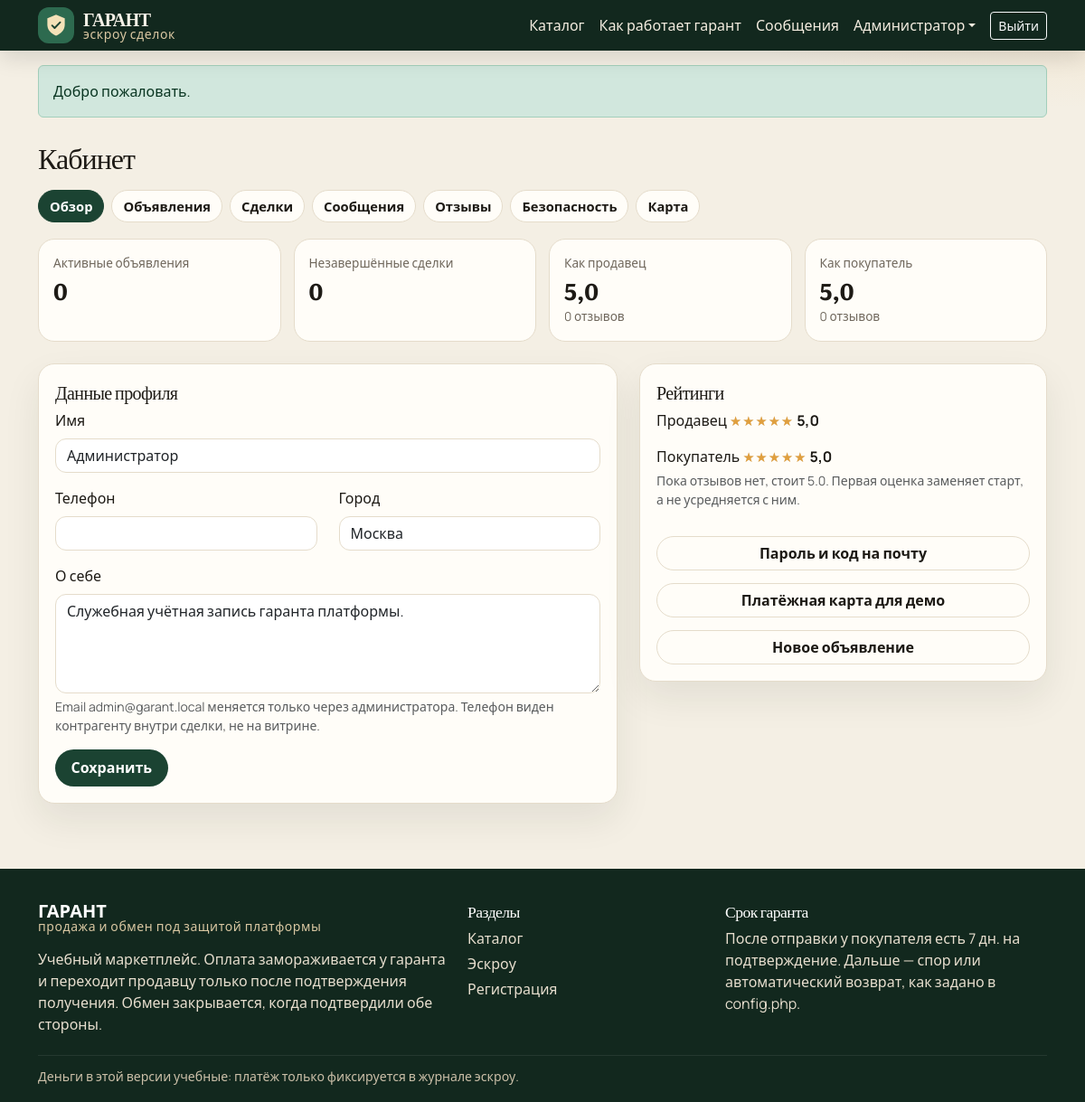
The page /cabinet/index.php (signed in) on the database its author committed.
### tables this page shows
CREATE TABLE users (
  id INT UNSIGNED AUTO_INCREMENT PRIMARY KEY,
  email VARCHAR(190) NOT NULL,
  password_hash VARCHAR(255) NOT NULL,
  name VARCHAR(120) NOT NULL,
  phone VARCHAR(30) DEFAULT NULL,
  city VARCHAR(120) DEFAULT NULL,
  about TEXT,
  role ENUM('user', 'admin') NOT NULL DEFAULT 'user',
  seller_rating DECIMAL(3,2) NOT NULL DEFAULT 5.00,
  buyer_rating DECIMAL(3,2) NOT NULL DEFAULT 5.00,
  seller_reviews_count INT UNSIGNED NOT NULL DEFAULT 0,
  buyer_reviews_count INT UNSIGNED NOT NULL DEFAULT 0,
  twofa_enabled TINYINT(1) NOT NULL DEFAULT 0,
  twofa_code_hash VARCHAR(255) DEFAULT NULL,
  twofa_expires_at DATETIME DEFAULT NULL,
  card_last4 CHAR(4) DEFAULT NULL,
  card_brand VARCHAR(20) DEFAULT NULL,
  card_holder VARCHAR(120) DEFAULT NULL,
  card_exp CHAR(5) DEFAULT NULL,
  is_blocked TINYINT(1) NOT NULL DEFAULT 0,
  created_at DATETIME NOT NULL DEFAULT CURRENT_TIMESTAMP,
  UNIQUE KEY uq_users_email (email)
);

### includes/auth.php (called while the page is built, shortened)
<?php
function current_user(bool $refresh = false): ?array
{
    static $loaded = false;
    static $user = null;
    if ($refresh) {
        $loaded = false;
        $user = null;
    }
    if ($loaded) {
        return $user;
    }
    $loaded = true;
    $id = (int) ($_SESSION['user_id'] ?? 0);
    $user = query_one('SELECT * FROM users WHERE id = ?', [$id]);
    return $user;
}
function require_login(): array
{
    $user = current_user();
    if ($user) {
        return $user;
    }
}
function unread_count(): int
{
    $user = current_user();
    $row = query_one(
        'SELECT COUNT(*) AS c
         FROM messages m
         JOIN deals d ON d.id = m.deal_id
         WHERE m.is_read = 0
           AND m.sender_id IS NOT NULL
           AND m.sender_id <> ?
           AND (d.buyer_id = ? OR d.seller_id = ?)',
        [(int) $user['id'], (int) $user['id'], (int) $user['id']]
    );
    return $count = (int) ($row['c'] ?? 0);
}

### includes/db.php (called while the page is built, shortened)
<?php
function db(): PDO
{
    static $pdo = null;
    if ($pdo instanceof PDO) {
        return $pdo;
    }
    $dsn = 'mysql:host=' . DB_HOST . ';port=' . DB_PORT . ';dbname=' . DB_NAME . ';charset=' . DB_CHARSET;
    try {
        $pdo = new PDO($dsn, DB_USER, DB_PASS, [
            PDO::ATTR_ERRMODE => PDO::ERRMODE_EXCEPTION,
            PDO::ATTR_DEFAULT_FETCH_MODE => PDO::FETCH_ASSOC,
            PDO::ATTR_EMULATE_PREPARES => false,
        ]);
    } catch (PDOException $e) {
        app_log('DB: ' . $e->getMessage());
        http_response_code(500);
        echo '<!doctype html><meta charset="utf-8"><title>ГАРАНТ — нет базы</title>';
        echo '<div style="font-family:Segoe UI,sans-serif;max-width:640px;margin:48px auto;line-height:1.5">';
        echo '<h1>Нет подключения к MySQL</h1>';
        echo '<p>Импортируйте <code>sql/schema.sql</code> и проверьте хост, имя базы, логин и пароль в <code>config.php</code>.</p>';
        if (APP_DEBUG) {
            echo '<pre>' . e($e->getMessage()) . '</pre>';
        }
        echo '</div>';
        exit;
    }
    return $pdo;
}
function query_one(string $sql, array $params = []): ?array
{
    $stmt = db()->prepare($sql);
    $stmt->execute($params);
    $row = $stmt->fetch();
    return $row === false ? null : $row;
}

### cabinet/index.php (the view, shortened to what this page needs)
<?php
$user = require_login();
$stats = [
    'listings' => (int) (query_one('SELECT COUNT(*) AS c FROM products WHERE user_id = ? AND status = ?', [(int) $user['id'], 'active'])['c'] ?? 0),
    'deals' => (int) (query_one(
        "SELECT COUNT(*) AS c FROM deals WHERE (buyer_id = ? OR seller_id = ?) AND status IN ('paid','shipped','confirmed','dispute')",
        [(int) $user['id'], (int) $user['id']]
    )['c'] ?? 0),
];
$user = current_user(true) ?? $user;
require __DIR__ . '/../templates/header.php';
?>
<div class="container py-4">
    <h1 class="h2">Кабинет</h1>
    <?php require __DIR__ . '/../templates/cabinet-nav.php'; ?>
    <div class="stat-grid mb-4">
        <div class="stat"><span>Активные объявления</span><strong><?= $stats['listings'] ?></strong></div>
        <div class="stat"><span>Незавершённые сделки</span><strong><?= $stats['deals'] ?></strong></div>
        <div class="stat"><span>Как продавец</span><strong><?= e(number_format((float) $user['seller_rating'], 1, ',', '')) ?></strong><span><?= (int) $user['seller_reviews_count'] ?> отзывов</span></div>
        <div class="stat"><span>Как покупатель</span><strong><?= e(number_format((float) $user['buyer_rating'], 1, ',', '')) ?></strong><span><?= (int) $user['buyer_reviews_count'] ?> отзывов</span></div>
    </div>
    <div class="row g-4">
        <div class="col-lg-7">
            <div class="panel">
                <h2 class="h5">Данные профиля</h2>
                <form method="post">
                    <label class="form-label" for="name">Имя</label>
                    <input class="form-control<?= error_class('name') ?>" id="name" name="name" value="<?= e((string) old('name', $user['name'])) ?>">
                    <div class="row mt-3">
                        <div class="col-md-6">
                            <label class="form-label" for="phone">Телефон</label>
                            <input class="form-control<?= error_class('phone') ?>" id="phone" name="phone" value="<?= e((string) old('phone', (string) ($user['phone'] ?? ''))) ?>">
                        </div>
                        <div class="col-md-6">
                            <label class="form-label" for="city">Город</label>
                            <input class="form-control" id="city" name="city" value="<?= e((string) old('city', (string) ($user['city'] ?? ''))) ?>">
                        </div>
                    </div>
                    <label class="form-label mt-3" for="about">О себе</label>
                    <textarea class="form-control" id="about" name="about" rows="4"><?= e((string) old('about', (string) ($user['about'] ?? ''))) ?></textarea>
                    <p class="form-text">Email <?= e($user['email']) ?> меняется только через администратора. Телефон виден контрагенту внутри сделки, не на витрине.</p>
                    <button class="btn btn-garant" type="submit">Сохранить</button>
                </form>
            </div>
        </div>
        <div class="col-lg-5">
            <div class="panel stack">
                <div>
                    <h2 class="h5">Рейтинги</h2>
                    <p>Продавец <?= stars($user['seller_rating']) ?></p>
                    <p class="mb-0">Покупатель <?= stars($user['buyer_rating']) ?></p>
                    <p class="form-text">Пока отзывов нет, стоит 5.0. Первая оценка заменяет старт, а не усредняется с ним.</p>
                </div>
                <a class="btn btn-line" href="<?= e(url('cabinet/security.php')) ?>">Пароль и код на почту</a>
                <a class="btn btn-line" href="<?= e(url('cabinet/card.php')) ?>">Платёжная карта для демо</a>
                <a class="btn btn-line" href="<?= e(url('cabinet/listing.php')) ?>">Новое объявление</a>
            </div>
        </div>
    </div>
</div>
<?php require __DIR__ . '/../templates/footer.php'; ?>

### templates/header.php (shortened to what this page needs)
<?php
$navActive = $navActive ?? '';
$current = current_user();
$unread = $current ? unread_count() : 0;
?>
<!doctype html>
<html lang="ru">
<head>
    <link href="https://cdn.jsdelivr.net/npm/bootstrap@5.3.3/dist/css/bootstrap.min.css" rel="stylesheet">
    <link href="https://cdn.jsdelivr.net/npm/bootstrap-icons@1.11.3/font/bootstrap-icons.min.css" rel="stylesheet">
    <link href="<?= e(url('assets/css/style.css')) ?>" rel="stylesheet">
</head>
<body>
<header class="site-header">
    <nav class="navbar navbar-expand-lg navbar-dark">
        <div class="container">
            <a class="brand" href="<?= e(url('index.php')) ?>">
                <span class="brand-mark" aria-hidden="true">
                    <svg viewBox="0 0 32 32" width="28" height="28">
                        <path fill="#f4e2b8" d="M16 2.5 27 7v8.2c0 6.4-4.2 11.4-11 13.8C9.2 26.6 5 21.6 5 15.2V7L16 2.5z"/>
                        <path fill="none" stroke="#1b4332" stroke-width="2.2" stroke-linecap="round" stroke-linejoin="round" d="M11 16.2 14.2 19.4 21.2 12.2"/>
                    </svg>
                </span>
                <span class="brand-text">
                    <strong>ГАРАНТ</strong>
                    <small>эскроу сделок</small>
                </span>
            </a>
            <div class="collapse navbar-collapse" id="mainNav">
                <ul class="navbar-nav ms-auto align-items-lg-center">
                    <li class="nav-item"><a class="nav-link<?= $navActive === 'catalog' ? ' active' : '' ?>" href="<?= e(url('catalog.php')) ?>">Каталог</a></li>
                    <li class="nav-item"><a class="nav-link" href="<?= e(url('index.php')) ?>#escrow">Как работает гарант</a></li>
                    <?php if ($current): ?>
                        <li class="nav-item">
                            <a class="nav-link<?= $navActive === 'messages' ? ' active' : '' ?>" href="<?= e(url('cabinet/messages.php')) ?>">
                                Сообщения<?php if ($unread > 0): ?><span class="msg-badge"><?= (int) $unread ?></span><?php endif; ?>
                            </a>
                        </li>
                        <li class="nav-item dropdown">
                            <a class="nav-link dropdown-toggle" href="#" role="button" data-bs-toggle="dropdown" aria-expanded="false"><?= e($current['name']) ?></a>
                        </li>
                        <li class="nav-item">
                            <form method="post" action="<?= e(url('logout.php')) ?>" class="d-inline">
                                <button class="btn btn-sm btn-outline-light ms-lg-2" type="submit">Выйти</button>
                            </form>
                        </li>
                    <?php else: ?>
                        <li class="nav-item"><a class="nav-link" href="<?= e(url('login.php')) ?>">Войти</a></li>
                        <li class="nav-item"><a class="btn btn-sm btn-amber ms-lg-2" href="<?= e(url('register.php')) ?>">Регистрация</a></li>
                    <?php endif; ?>
                </ul>
            </div>
        </div>
    </nav>
</header>
<main>
<?php foreach (take_flashes() as $flash): ?>
    <?php $type = in_array($flash['type'] ?? '', ['success', 'danger', 'warning', 'info'], true) ? $flash['type'] : 'info'; ?>
    <div class="container mt-3">
        <div class="alert alert-<?= e($type) ?> mb-0"><?= e($flash['message'] ?? '') ?></div>
    </div>
<?php endforeach; ?>

### includes/functions.php (shortened to what this page needs)
<?php
function e(mixed $value): string
{
    return htmlspecialchars((string) $value, ENT_QUOTES | ENT_SUBSTITUTE, 'UTF-8');
}
function base_path(): string
{
    static $base = null;
    if ($base !== null) {
        return $base;
    }
    $script = str_replace('\\', '/', $_SERVER['SCRIPT_NAME'] ?? '');
    $dir = str_replace('\\', '/', dirname($script));
    if (preg_match('#/(cabinet|admin)$#', $dir)) {
        $dir = str_replace('\\', '/', dirname($dir));
    }
    if ($dir === '/' || $dir === '.' || $dir === '') {
        return $base = '';
    }
    return $base = rtrim($dir, '/');
}
function url(string $path = ''): string
{
    $path = ltrim($path, '/');
    $base = base_path();
    return ($base === '' ? '' : $base) . '/' . $path;
}
function take_flashes(): array
{
    $items = $_SESSION['flash'] ?? [];
    return is_array($items) ? $items : [];
}
function old(string $key, mixed $default = ''): mixed
{
    if (!isset($_SESSION['old']) || !is_array($_SESSION['old']) || !array_key_exists($key, $_SESSION['old'])) {
        return $default;
    }
    return $_SESSION['old'][$key];
}
function form_errors(): array
{
    $errors = $_SESSION['errors'] ?? [];
    return is_array($errors) ? $errors : [];
}
function error_class(string $field): string
{
    return isset(form_errors()[$field]) ? ' is-invalid' : '';
}
function stars(mixed $rating): string
{
    $value = (float) $rating;
    $percent = max(0, min(100, $value / 5 * 100));
    $label = number_format($value, 1, ',', '');
    return '<span class="stars" style="--p:' . e((string) round($percent, 2)) . '%" title="Оценка ' . e($label) . '">'
        . '<span class="stars-base">★★★★★</span><span class="stars-fill">★★★★★</span></span> '
        . '<span class="rating-num">' . e($label) . '</span>';
}

### assets/css/style.css (style rules this page uses)
:root { --ink: #1d1a15; --muted: #6f675c; --forest: #1b4332; --forest-deep: #12281e; --moss: #2d6a4f; --cream: #f4efe4; --paper: #fffdf8; --line: #e5dccb; --amber: #e09f3e; --amber-deep: #9a6b16; --clay: #9c3d2f; --shadow: 0 18px 40px rgba(28, 32, 24, 0.08); --serif: "Literata", "Palatino Linotype", Palatino, Georgia, serif; --sans: "Manrope", "Segoe UI", sans-serif; }
body { margin: 0; color: var(--ink); background: radial-gradient(900px 320px at 100% -40px, rgba(224, 159, 62, 0.16), transparent 50%), var(--cream); font-family: var(--sans); min-height: 100vh; }
h1, h2, h3, .brand strong, .serif { font-family: var(--serif); letter-spacing: -0.03em; }
a { color: var(--forest); }
.site-header { background: var(--forest-deep); position: sticky; top: 0; z-index: 20; box-shadow: 0 8px 24px rgba(0, 0, 0, 0.12); }
.brand { display: flex; align-items: center; gap: 10px; color: #f6f1e7; text-decoration: none; }
.brand-mark { width: 40px; height: 40px; border-radius: 12px; background: var(--moss); display: grid; place-items: center; }
.brand-text { display: flex; flex-direction: column; line-height: 1.05; }
.brand-text strong { font-size: 1.25rem; color: #f6f1e7; }
.brand-text small { color: #d9c7a2; font-family: var(--sans); letter-spacing: 0.04em; }
.navbar-dark .nav-link { color: #f3ecdf; }
.btn-garant { background: var(--forest); color: #fff; border: 0; border-radius: 999px; font-weight: 700; padding: 0.55rem 1.1rem; }
.btn-line { border-radius: 999px; border: 1px solid var(--line); background: transparent; color: var(--ink); font-weight: 600; }
main { padding-bottom: 48px; }
.cat-grid, .pcard-grid, .step-grid, .stat-grid { display: grid; gap: 14px; }
.stat-grid { grid-template-columns: repeat(auto-fit, minmax(160px, 1fr)); }
.cat-tile, .panel, .pcard, .step, .stat, .filter-card { background: var(--paper); border: 1px solid var(--line); border-radius: 18px; }
.stars { position: relative; display: inline-block; font-size: 0.92rem; letter-spacing: 1px; line-height: 1; }
.stars-base { color: #ddd4c4; }
.stars-fill { color: var(--amber); position: absolute; left: 0; top: 0; width: var(--p); overflow: hidden; white-space: nowrap; }
.rating-num { font-weight: 700; color: var(--ink); }
.panel { padding: 18px; box-shadow: var(--shadow); }
.stat { padding: 16px; }
.stat span { display: block; color: var(--muted); font-size: 0.85rem; }
.stat strong { font-family: var(--serif); font-size: 1.6rem; }
.stack { display: flex; flex-direction: column; gap: 14px; }
.form-control, .form-select, textarea.form-control { border-radius: 12px; border-color: var(--line); background: #fff; }

### rows shown on the page
users: name "Администратор", seller_rating "5,0", seller_reviews_count "0", buyer_rating "5,0", buyer_reviews_count "0", city "Москва", about "Служебная учётная запись гаранта платформы.", email "admin@garant.local", seller_rating "5,0 5,0"

### other values the page prints
$flash['message'] "Добро пожаловать."
$label "Обзор"
$label "Объявления"
$label "Сделки"
$label "Сообщения"
$label "Отзывы"
$label "Безопасность"
$label "Карта"
$stats['listings'] "0"
$stats['deals'] "0"
ESCROW_DAYS "7"
